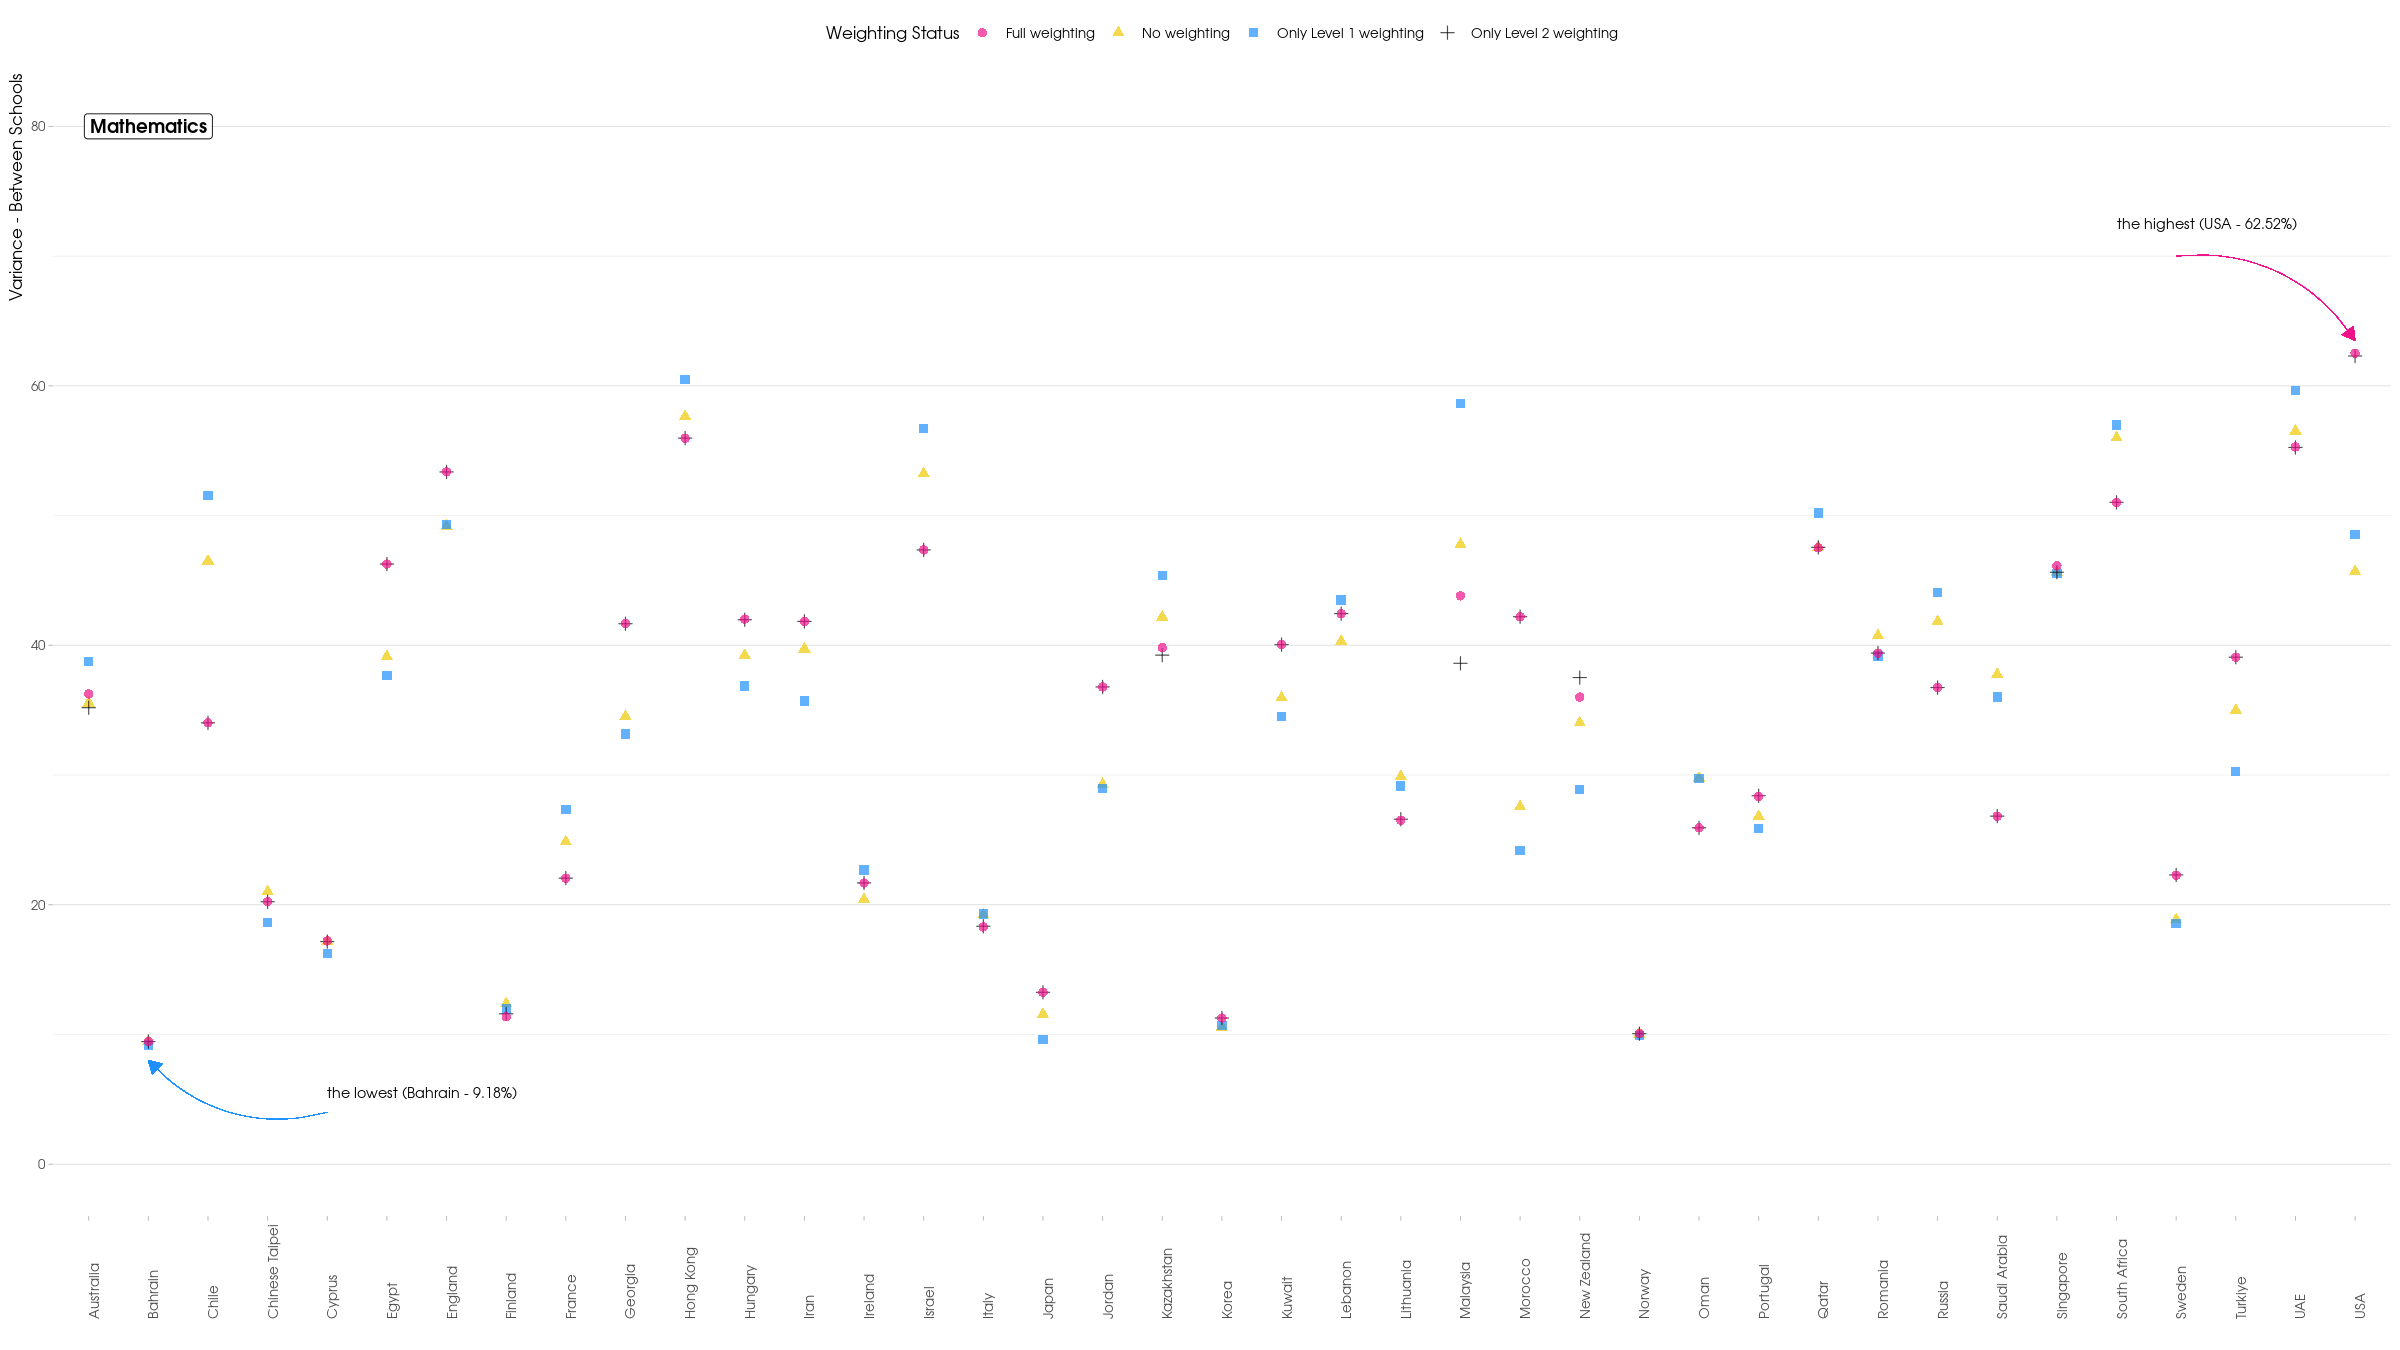

R code for this plot:
# importing dataset

# changing variable names (only for fixing legend title problem)
colnames(data_math) <- c("country","se","var_betweenschools", "Weighting Status")

# drawing bplot1
library(ggplot2)
bplot1 <- ggplot(data_math, aes(x = country, y = var_betweenschools, color = `Weighting Status`)) +
  geom_point(aes(shape = `Weighting Status`), size = 2.3, alpha = 0.7) +
  labs(x = "", y = "Variance - Between Schools") +
  theme_light() +
  theme(panel.grid.major.x = element_blank(),
        panel.border = element_blank(),
        axis.text.x = element_text(angle = 90, hjust = 0),
        axis.title.y = element_text(hjust = 1),
        text = element_text(family = "AvantGarde", size = 10),
        legend.position = "top") +
  scale_colour_manual(values = c("#ee1289","#eec900", "#1e8fff", "black")) +
  ylim(0, 80) +
  geom_curve(aes(x = 36, y = 70, xend = 39, yend = 63.5),
             arrow = arrow(length = unit(0.3, "cm"), type = "closed"),
             color = "#ee1289",
             size = 0.1,
             curvature = -0.3
             ) +
  annotate(geom = "text", x = 35, y = 72.5, hjust = 0, label = "the highest (USA - 62.52%)",
           color = "black", size = 3, family = "AvantGarde") +
  geom_curve(aes(x = 5, y = 4, xend = 2, yend = 8),
             arrow = arrow(length = unit(0.3, "cm"), type = "closed"),
             color = "#1e8fff",
             size = 0.1,
             curvature = -0.3
             ) +
  annotate(geom = "text", x = 5, y = 5.5, hjust = 0, label = "the lowest (Bahrain - 9.18%)", 
           color = "black", size = 3, family = "AvantGarde") +
  annotate("label", x = 2, y = 80, label = "Mathematics", family = "AvantGarde", fontface = "bold") 

bplot1
